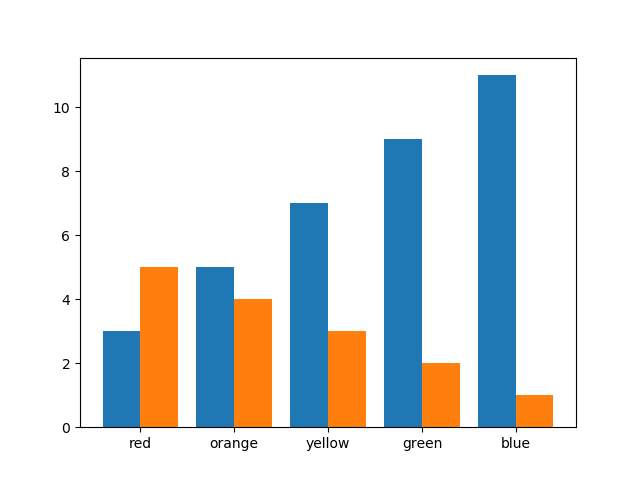

The script that saved this image:
# Author:  Martin McBride
# Created: 2022-03-23
# Copyright (C) 2021#2, Martin McBride
# License: MIT

import matplotlib.pyplot as plt
import numpy as np

x = np.linspace(1, 5, 5)
y1 = x*2 + 1
y2 = 6 - x

labels = ["red", "orange", "yellow", "green", "blue"]

width = 0.4
plt.bar(x-width/2, y1, width)
plt.bar(x+width/2, y2, width)
plt.xticks(x, labels)
plt.savefig("barchart-dual.png")
plt.show()
